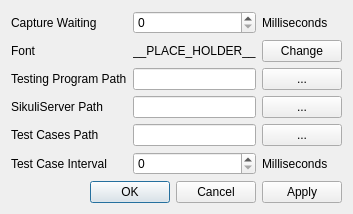
<?xml version="1.0" encoding="UTF-8"?>
<ui version="4.0">
 <class>PreferenceDialog</class>
 <widget class="QDialog" name="PreferenceDialog">
  <property name="geometry">
   <rect>
    <x>0</x>
    <y>0</y>
    <width>310</width>
    <height>211</height>
   </rect>
  </property>
  <property name="windowTitle">
   <string>Preference</string>
  </property>
  <property name="modal">
   <bool>true</bool>
  </property>
  <layout class="QVBoxLayout" name="verticalLayout">
   <item>
    <layout class="QGridLayout" name="gridLayout">
     <item row="0" column="0">
      <widget class="QLabel" name="label">
       <property name="text">
        <string>Capture Waiting</string>
       </property>
      </widget>
     </item>
     <item row="0" column="1">
      <widget class="QSpinBox" name="captureWaiting">
       <property name="maximum">
        <number>65535</number>
       </property>
      </widget>
     </item>
     <item row="0" column="2">
      <widget class="QLabel" name="label_3">
       <property name="text">
        <string>Milliseconds</string>
       </property>
      </widget>
     </item>
     <item row="1" column="0">
      <widget class="QLabel" name="label_4">
       <property name="text">
        <string>Font</string>
       </property>
      </widget>
     </item>
     <item row="1" column="1">
      <widget class="QLabel" name="font">
       <property name="text">
        <string>__PLACE_HOLDER__</string>
       </property>
      </widget>
     </item>
     <item row="1" column="2">
      <widget class="QPushButton" name="changeFont">
       <property name="text">
        <string>Change</string>
       </property>
      </widget>
     </item>
     <item row="2" column="0">
      <widget class="QLabel" name="label_6">
       <property name="text">
        <string>Testing Program Path</string>
       </property>
      </widget>
     </item>
     <item row="2" column="1">
      <widget class="QLineEdit" name="testingPath"/>
     </item>
     <item row="2" column="2">
      <widget class="QPushButton" name="browseTPP">
       <property name="text">
        <string>...</string>
       </property>
      </widget>
     </item>
     <item row="3" column="0">
      <widget class="QLabel" name="label_5">
       <property name="text">
        <string>SikuliServer Path</string>
       </property>
      </widget>
     </item>
     <item row="3" column="1">
      <widget class="QLineEdit" name="sikuliserverPath"/>
     </item>
     <item row="3" column="2">
      <widget class="QPushButton" name="browseSSP">
       <property name="text">
        <string>...</string>
       </property>
      </widget>
     </item>
     <item row="4" column="0">
      <widget class="QLabel" name="label_2">
       <property name="text">
        <string>Test Cases Path</string>
       </property>
      </widget>
     </item>
     <item row="4" column="1">
      <widget class="QLineEdit" name="testCasesPath"/>
     </item>
     <item row="4" column="2">
      <widget class="QPushButton" name="browseTCP">
       <property name="text">
        <string>...</string>
       </property>
      </widget>
     </item>
     <item row="5" column="0">
      <widget class="QLabel" name="label_7">
       <property name="text">
        <string>Test Case Interval</string>
       </property>
      </widget>
     </item>
     <item row="5" column="1">
      <widget class="QSpinBox" name="testCaseInterval">
       <property name="maximum">
        <number>65535</number>
       </property>
      </widget>
     </item>
     <item row="5" column="2">
      <widget class="QLabel" name="label_8">
       <property name="text">
        <string>Milliseconds</string>
       </property>
      </widget>
     </item>
    </layout>
   </item>
   <item>
    <widget class="QDialogButtonBox" name="buttonBox">
     <property name="orientation">
      <enum>Qt::Horizontal</enum>
     </property>
     <property name="standardButtons">
      <set>QDialogButtonBox::Apply|QDialogButtonBox::Cancel|QDialogButtonBox::Ok</set>
     </property>
    </widget>
   </item>
  </layout>
 </widget>
 <resources/>
 <connections>
  <connection>
   <sender>buttonBox</sender>
   <signal>accepted()</signal>
   <receiver>PreferenceDialog</receiver>
   <slot>accept()</slot>
   <hints>
    <hint type="sourcelabel">
     <x>227</x>
     <y>80</y>
    </hint>
    <hint type="destinationlabel">
     <x>157</x>
     <y>97</y>
    </hint>
   </hints>
  </connection>
  <connection>
   <sender>buttonBox</sender>
   <signal>rejected()</signal>
   <receiver>PreferenceDialog</receiver>
   <slot>reject()</slot>
   <hints>
    <hint type="sourcelabel">
     <x>295</x>
     <y>86</y>
    </hint>
    <hint type="destinationlabel">
     <x>286</x>
     <y>97</y>
    </hint>
   </hints>
  </connection>
 </connections>
</ui>
